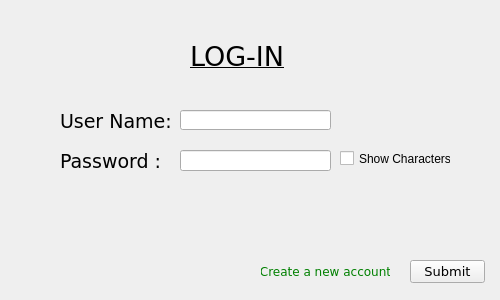
<?xml version="1.0" encoding="UTF-8"?>
<ui version="4.0">
 <class>LoginChild</class>
 <widget class="QMdiSubWindow" name="LoginChild">
  <property name="windowModality">
   <enum>Qt::NonModal</enum>
  </property>
  <property name="geometry">
   <rect>
    <x>0</x>
    <y>0</y>
    <width>500</width>
    <height>300</height>
   </rect>
  </property>
  <property name="sizePolicy">
   <sizepolicy hsizetype="Fixed" vsizetype="Fixed">
    <horstretch>0</horstretch>
    <verstretch>0</verstretch>
   </sizepolicy>
  </property>
  <property name="maximumSize">
   <size>
    <width>500</width>
    <height>300</height>
   </size>
  </property>
  <property name="windowTitle">
   <string>Log-In</string>
  </property>
  <property name="styleSheet">
   <string notr="true">#LoginChild { background-image: url(:/images/images/LoginBG.png); }</string>
  </property>
  <widget class="QLineEdit" name="nameEdit">
   <property name="geometry">
    <rect>
     <x>180</x>
     <y>110</y>
     <width>151</width>
     <height>20</height>
    </rect>
   </property>
  </widget>
  <widget class="QLabel" name="label">
   <property name="geometry">
    <rect>
     <x>190</x>
     <y>40</y>
     <width>100</width>
     <height>32</height>
    </rect>
   </property>
   <property name="font">
    <font>
     <family>Verdana</family>
    </font>
   </property>
   <property name="text">
    <string>&lt;html&gt;&lt;head/&gt;&lt;body&gt;&lt;p&gt;&lt;span style=&quot; font-size:20pt; text-decoration: underline; color:#000000;&quot;&gt;LOG-IN&lt;/span&gt;&lt;/p&gt;&lt;/body&gt;&lt;/html&gt;</string>
   </property>
  </widget>
  <widget class="QLabel" name="UserName">
   <property name="geometry">
    <rect>
     <x>60</x>
     <y>110</y>
     <width>113</width>
     <height>21</height>
    </rect>
   </property>
   <property name="font">
    <font>
     <family>Verdana</family>
    </font>
   </property>
   <property name="text">
    <string>&lt;html&gt;&lt;head/&gt;&lt;body&gt;&lt;p&gt;&lt;span style=&quot; font-size:14pt;&quot;&gt;User Name:&lt;/span&gt;&lt;/p&gt;&lt;/body&gt;&lt;/html&gt;</string>
   </property>
  </widget>
  <widget class="QLabel" name="Password">
   <property name="geometry">
    <rect>
     <x>60</x>
     <y>150</y>
     <width>111</width>
     <height>21</height>
    </rect>
   </property>
   <property name="font">
    <font>
     <family>Verdana</family>
    </font>
   </property>
   <property name="text">
    <string>&lt;html&gt;&lt;head/&gt;&lt;body&gt;&lt;p&gt;&lt;span style=&quot; font-size:14pt;&quot;&gt;Password  :&lt;/span&gt;&lt;/p&gt;&lt;/body&gt;&lt;/html&gt;</string>
   </property>
  </widget>
  <widget class="QLineEdit" name="passEdit">
   <property name="geometry">
    <rect>
     <x>180</x>
     <y>150</y>
     <width>151</width>
     <height>21</height>
    </rect>
   </property>
   <property name="echoMode">
    <enum>QLineEdit::Password</enum>
   </property>
  </widget>
  <widget class="QPushButton" name="Submit">
   <property name="enabled">
    <bool>true</bool>
   </property>
   <property name="geometry">
    <rect>
     <x>410</x>
     <y>260</y>
     <width>75</width>
     <height>23</height>
    </rect>
   </property>
   <property name="sizePolicy">
    <sizepolicy hsizetype="Fixed" vsizetype="Fixed">
     <horstretch>0</horstretch>
     <verstretch>0</verstretch>
    </sizepolicy>
   </property>
   <property name="font">
    <font>
     <family>Verdana</family>
     <pointsize>10</pointsize>
    </font>
   </property>
   <property name="text">
    <string>Submit</string>
   </property>
  </widget>
  <widget class="QPushButton" name="pushButton_2">
   <property name="geometry">
    <rect>
     <x>260</x>
     <y>260</y>
     <width>131</width>
     <height>23</height>
    </rect>
   </property>
   <property name="font">
    <font>
     <family>Verdana</family>
    </font>
   </property>
   <property name="styleSheet">
    <string notr="true">color: green;</string>
   </property>
   <property name="text">
    <string>Create a new account</string>
   </property>
   <property name="flat">
    <bool>true</bool>
   </property>
  </widget>
  <widget class="QCheckBox" name="showChar">
   <property name="geometry">
    <rect>
     <x>340</x>
     <y>150</y>
     <width>111</width>
     <height>17</height>
    </rect>
   </property>
   <property name="text">
    <string>Show Characters</string>
   </property>
  </widget>
 </widget>
 <customwidgets>
  <customwidget>
   <class>QMdiSubWindow</class>
   <extends>QWidget</extends>
   <header>qmdisubwindow.h</header>
   <container>1</container>
  </customwidget>
 </customwidgets>
 <resources/>
 <connections>
  <connection>
   <sender>showChar</sender>
   <signal>toggled(bool)</signal>
   <receiver>LoginChild</receiver>
   <slot>showPass()</slot>
   <hints>
    <hint type="sourcelabel">
     <x>395</x>
     <y>158</y>
    </hint>
    <hint type="destinationlabel">
     <x>249</x>
     <y>149</y>
    </hint>
   </hints>
  </connection>
  <connection>
   <sender>Submit</sender>
   <signal>clicked()</signal>
   <receiver>LoginChild</receiver>
   <slot>subPush()</slot>
   <hints>
    <hint type="sourcelabel">
     <x>447</x>
     <y>271</y>
    </hint>
    <hint type="destinationlabel">
     <x>249</x>
     <y>149</y>
    </hint>
   </hints>
  </connection>
 </connections>
 <slots>
  <slot>showPass()</slot>
  <slot>subPush()</slot>
 </slots>
</ui>
